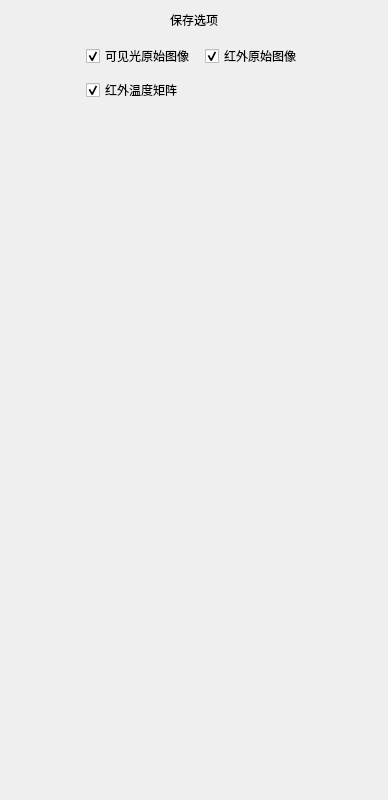
<?xml version="1.0" encoding="UTF-8"?>
<ui version="4.0">
 <class>StoreInterface</class>
 <widget class="QWidget" name="StoreInterface">
  <property name="geometry">
   <rect>
    <x>0</x>
    <y>0</y>
    <width>388</width>
    <height>800</height>
   </rect>
  </property>
  <property name="windowTitle">
   <string>Form</string>
  </property>
  <layout class="QHBoxLayout" name="horizontalLayout">
   <item>
    <spacer name="storeHorizontalSpacer_1">
     <property name="orientation">
      <enum>Qt::Horizontal</enum>
     </property>
     <property name="sizeHint" stdset="0">
      <size>
       <width>40</width>
       <height>20</height>
      </size>
     </property>
    </spacer>
   </item>
   <item>
    <layout class="QVBoxLayout" name="storeVerticalLayout_1">
     <property name="spacing">
      <number>10</number>
     </property>
     <item>
      <widget class="BodyLabel" name="storeLabel">
       <property name="text">
        <string>保存选项</string>
       </property>
       <property name="alignment">
        <set>Qt::AlignCenter</set>
       </property>
      </widget>
     </item>
     <item>
      <layout class="QVBoxLayout" name="storeVerticalLayout_2"/>
     </item>
     <item>
      <layout class="QGridLayout" name="gridLayout_1">
       <property name="leftMargin">
        <number>5</number>
       </property>
       <property name="topMargin">
        <number>5</number>
       </property>
       <property name="rightMargin">
        <number>5</number>
       </property>
       <property name="bottomMargin">
        <number>5</number>
       </property>
       <item row="0" column="0">
        <widget class="CheckBox" name="storeRgbCheckBox_1">
         <property name="text">
          <string>可见光原始图像</string>
         </property>
         <property name="checked">
          <bool>true</bool>
         </property>
        </widget>
       </item>
       <item row="0" column="1">
        <widget class="CheckBox" name="storeIrCheckBox_1">
         <property name="text">
          <string>红外原始图像</string>
         </property>
         <property name="checked">
          <bool>true</bool>
         </property>
        </widget>
       </item>
       <item row="1" column="0">
        <widget class="CheckBox" name="storeIrCheckBox_2">
         <property name="text">
          <string>红外温度矩阵</string>
         </property>
         <property name="checked">
          <bool>true</bool>
         </property>
        </widget>
       </item>
      </layout>
     </item>
     <item>
      <spacer name="storeVerticalSpacer_1">
       <property name="orientation">
        <enum>Qt::Vertical</enum>
       </property>
       <property name="sizeHint" stdset="0">
        <size>
         <width>20</width>
         <height>40</height>
        </size>
       </property>
      </spacer>
     </item>
    </layout>
   </item>
   <item>
    <spacer name="storeHorizontalSpacer_2">
     <property name="orientation">
      <enum>Qt::Horizontal</enum>
     </property>
     <property name="sizeHint" stdset="0">
      <size>
       <width>40</width>
       <height>20</height>
      </size>
     </property>
    </spacer>
   </item>
  </layout>
 </widget>
 <customwidgets>
  <customwidget>
   <class>BodyLabel</class>
   <extends>QLabel</extends>
   <header>qfluentwidgets</header>
  </customwidget>
  <customwidget>
   <class>CheckBox</class>
   <extends>QCheckBox</extends>
   <header>qfluentwidgets</header>
  </customwidget>
 </customwidgets>
 <resources>
  <include location="../resource.qrc"/>
 </resources>
 <connections/>
</ui>
